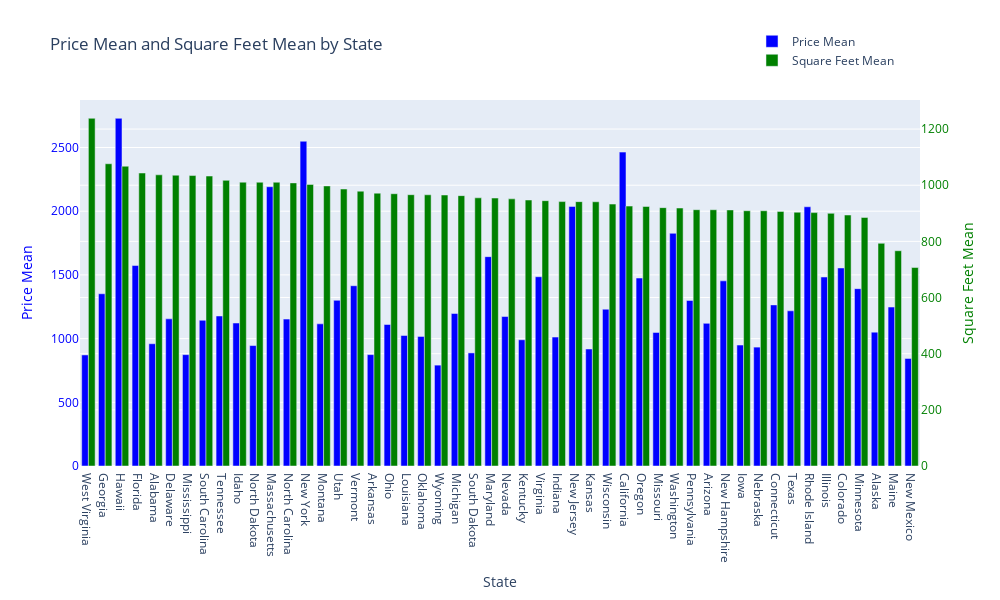

Notebook code for this chart:
### Code cell
import plotly.graph_objects as go

df_stats = df_stats.sort_values(by='square_feet_mean', ascending=False)

# 棒グラフの作成
fig = go.Figure()

# price_meanの棒グラフ (左辺)
fig.add_trace(go.Bar(
    x=df_stats['state_name'],
    y=df_stats['price_mean'],
    name='Price Mean',
    yaxis='y1',
    offsetgroup=1,
    marker_color='blue'
))

# square_feet_meanの棒グラフ (右辺)
fig.add_trace(go.Bar(
    x=df_stats['state_name'],
    y=df_stats['square_feet_mean'],
    name='Square Feet Mean',
    yaxis='y2',
    offsetgroup=2,
    marker_color='green'
))

# レイアウト設定
fig.update_layout(
    title="Price Mean and Square Feet Mean by State",
    xaxis_title="State",
    yaxis=dict(
        title="Price Mean",
        titlefont=dict(color="blue"),
        tickfont=dict(color="blue"),
        side="left"
    ),
    yaxis2=dict(
        title="Square Feet Mean",
        titlefont=dict(color="green"),
        tickfont=dict(color="green"),
        overlaying="y",
        side="right"
    ),
    legend=dict(x=0.8, y=1.2),
    barmode='group',  # グループとして表示
    bargap=0.2,        # 棒グラフ同士の間隔を広げる
    width=1000,  # 横幅
    height=600,  # 高さ
)

# グラフ表示
fig.show()

### Figure 1 — Plotly figure (JSON) as saved in the notebook; plotly's stock layout.template omitted (floating-point values rounded to 4 significant figures)
{"data": [{"marker": {"color": "blue"}, "name": "Price Mean", "offsetgroup": "1", "type": "bar", "x": ["West Virginia", "Georgia", "Hawaii", "Florida", "Alabama", "Delaware", "Mississippi", "South Carolina", "Tennessee", "Idaho", "North Dakota", "Massachusetts", "North Carolina", "New York", "Montana", "Utah", "Vermont", "Arkansas", "Ohio", "Louisiana", "Oklahoma", "Wyoming", "Michigan", "South Dakota", "Maryland", "Nevada", "Kentucky", "Virginia", "Indiana", "New Jersey", "Kansas", "Wisconsin", "California", "Oregon", "Missouri", "Washington", "Pennsylvania", "Arizona", "New Hampshire", "Iowa", "Nebraska", "Connecticut", "Texas", "Rhode Island", "Illinois", "Colorado", "Minnesota", "Alaska", "Maine", "New Mexico"], "y": [871.8, 1352.0, 2729.0, 1574.0, 959.8, 1155.0, 874.2, 1144.0, 1177.0, 1122.0, 945.5, 2192.0, 1153.0, 2549.0, 1116.0, 1301.0, 1415.0, 874.4, 1111.0, 1024.0, 1017.0, 791.8, 1197.0, 887.7, 1643.0, 1173.0, 990.7, 1486.0, 1012.0, 2037.0, 918.4, 1231.0, 2464.0, 1475.0, 1048.0, 1826.0, 1299.0, 1120.0, 1453.0, 949.5, 933.2, 1265.0, 1218.0, 2035.0, 1483.0, 1554.0, 1392.0, 1051.0, 1248.0, 844.0], "yaxis": "y"}, {"marker": {"color": "green"}, "name": "Square Feet Mean", "offsetgroup": "2", "type": "bar", "x": ["West Virginia", "Georgia", "Hawaii", "Florida", "Alabama", "Delaware", "Mississippi", "South Carolina", "Tennessee", "Idaho", "North Dakota", "Massachusetts", "North Carolina", "New York", "Montana", "Utah", "Vermont", "Arkansas", "Ohio", "Louisiana", "Oklahoma", "Wyoming", "Michigan", "South Dakota", "Maryland", "Nevada", "Kentucky", "Virginia", "Indiana", "New Jersey", "Kansas", "Wisconsin", "California", "Oregon", "Missouri", "Washington", "Pennsylvania", "Arizona", "New Hampshire", "Iowa", "Nebraska", "Connecticut", "Texas", "Rhode Island", "Illinois", "Colorado", "Minnesota", "Alaska", "Maine", "New Mexico"], "y": [1238.0, 1076.0, 1068.0, 1043.0, 1037.0, 1036.0, 1034.0, 1033.0, 1017.0, 1011.0, 1011.0, 1011.0, 1008.0, 1003.0, 997.5, 986.4, 978.8, 971.7, 969.7, 966.3, 965.9, 965.1, 962.9, 955.1, 954.3, 951.4, 947.3, 945.0, 941.7, 941.5, 941.0, 932.8, 925.7, 924.3, 920.2, 918.7, 912.8, 912.6, 912.0, 909.2, 909.1, 906.7, 903.8, 902.4, 899.9, 893.9, 885.2, 793.1, 766.7, 706.8], "yaxis": "y2"}], "layout": {"bargap": 0.2, "barmode": "group", "height": 600, "legend": {"x": 0.8, "y": 1.2}, "title": {"text": "Price Mean and Square Feet Mean by State"}, "width": 1000, "xaxis": {"autorange": true, "range": [-0.5, 49.5], "title": {"text": "State"}, "type": "category"}, "yaxis": {"autorange": true, "range": [0, 2873.0], "side": "left", "tickfont": {"color": "blue"}, "title": {"font": {"color": "blue"}, "text": "Price Mean"}, "type": "linear"}, "yaxis2": {"autorange": true, "overlaying": "y", "range": [0, 1303.0], "side": "right", "tickfont": {"color": "green"}, "title": {"font": {"color": "green"}, "text": "Square Feet Mean"}, "type": "linear"}}}
